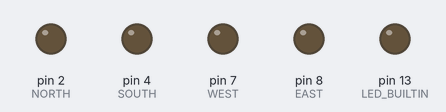
A sketch run on a simulated Arduino Uno, built with avr-gcc and run on an emulated ATmega328P. Shown: output pins drawn as LEDs (lit = HIGH). What the sketch prints to the serial monitor is not drawn.

Above: at 0.5 s.
At 2.12 s:
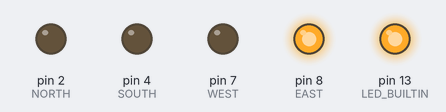
At 3.12 s:
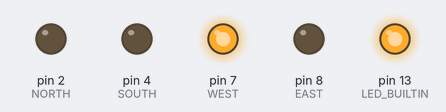
At 5.12 s:
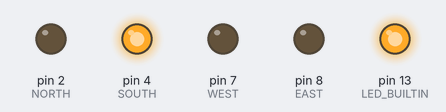
At 8.12 s:
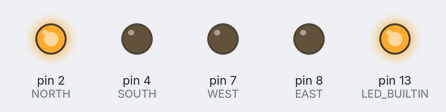
Timing chart, 0 to 9.2 s (numbered marks = the images above):
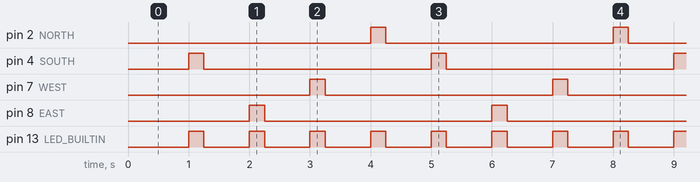

Measured:
- by itself, pin 2 (NORTH), pin 4 (SOUTH), pin 7 (WEST), pin 8 (EAST): alternates HIGH for 0.25 s and LOW for 3.7 s
- by itself, pin 13 (LED_BUILTIN): alternates HIGH for 0.25 s and LOW for 0.75 s
- by itself, everything shown: repeats every 4.0 s, in 8 steps

The sketch:

transmitter.ino
```cpp
/*
 *  transmitter.ino
 *
 *  Created by:  Matt Kaufman
 *  Date:        April 26, 2023
 *
 *  Code for the transmitter (TX118SA-4) of the 433MHz RF transmitter/receiver pair.
 *  Cyclically emits a 433MHz signal on the K1-K4 pins by pulling them LOW (nominally +VCC).
*/

#include <Arduino.h>


// Pin definitions
#define NORTH 2    // Yellow
#define SOUTH 4    // Purple (White on perfboard)
#define EAST  8    // Green
#define WEST  7    // Blue


// Global variables
unsigned int  iteration = 1;            // Iteration counter
unsigned int  currentPin = NORTH;       // Variable used to cycle through the pins
unsigned long lastTransmit  = 0;        // Time of last transmission, in milliseconds
unsigned long transmitDuration = 250;   // Duration of each transmission, in milliseconds
unsigned long transmitInterval = 1000;  // Interval between transmissions, in milliseconds


// Function prototypes
void print(String str);
void println(String str);
void end_transmission(unsigned int pin);
void start_transmission(unsigned int pin);


void setup()
{
    Serial.begin(9600);
    println("Transmitter started.");

    // Set pins as outputs
    pinMode(NORTH, OUTPUT);
    pinMode(SOUTH, OUTPUT);
    pinMode(EAST,  OUTPUT);
    pinMode(WEST,  OUTPUT);
    pinMode(LED_BUILTIN, OUTPUT);

    // Set pin initial states (LOW)
    digitalWrite(NORTH, LOW);
    digitalWrite(SOUTH, LOW);
    digitalWrite(EAST,  LOW);
    digitalWrite(WEST,  LOW);
    digitalWrite(LED_BUILTIN, LOW);
}


void loop()
{

    // If the interval between transmissions has elapsed
    if (millis() - lastTransmit >= transmitInterval)
    {
        lastTransmit = millis();    // Update lastTransmit

        iteration++;                // Increment iteration counter
        if (iteration > 4)
        {
            iteration = 1;          // Reset iteration counter if it exceeds 4
        }

        // Set the current pin depending on the iteration
        switch (iteration)
        {
            case 1:
                currentPin = NORTH;
                break;
            case 2:
                currentPin = SOUTH;
                break;
            case 3:
                currentPin = EAST;
                break;
            case 4:
                currentPin = WEST;
                break;
        }

        // Transmit on the current pin if it is not already
        if (digitalRead(currentPin) == LOW)
        {
            start_transmission(currentPin);
        }
    }


    // End transmission on the current pin if it is currently transmitting
    if (digitalRead(currentPin) == HIGH)
    {
        end_transmission(currentPin);
    }

}


/**
* Prints a string to the serial monitor, prefaced with the current time since program start.
*    @param str - The string to be printed
**/
void print(String str)
{
    Serial.print("[");
    Serial.print(millis()/1000.);
    Serial.print("s]  >> ");
    Serial.print(str);
}


/**
* Prints a string to the serial monitor, prefaced with the current time since program start, followed by a newline.
*    @param str - The string to be printed
**/
void println(String str)
{
    Serial.print("[");
    Serial.print(millis()/1000.);
    Serial.print("s]  >> ");
    Serial.println(str);
}


/**
* Ends the transmission of a signal on a pin.
*    @param pin - The pin which is currently transmitting the signal
**/
void end_transmission(unsigned int pin)
{
    digitalWrite(pin, LOW);
    digitalWrite(LED_BUILTIN, LOW);
}


/**
* Begins the transmission of a signal on a pin.
*    @param pin - The pin with which to transmit the signal
**/
void start_transmission(unsigned int pin)
{
    digitalWrite(pin, HIGH);
    digitalWrite(LED_BUILTIN, HIGH);
    unsigned long start = millis();
    while (millis()-start < transmitDuration) { };
}
```
